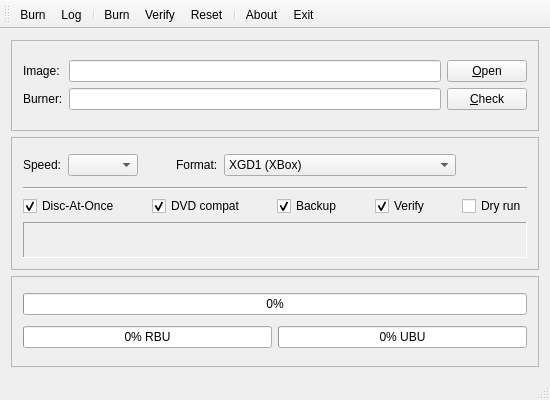
<?xml version="1.0" encoding="UTF-8"?>
<ui version="4.0">
 <class>XBoxBurner</class>
 <widget class="QMainWindow" name="XBoxBurner">
  <property name="geometry">
   <rect>
    <x>0</x>
    <y>0</y>
    <width>550</width>
    <height>400</height>
   </rect>
  </property>
  <property name="windowTitle">
   <string>XBoxBurner</string>
  </property>
  <property name="windowIcon">
   <iconset resource="../xboxburner.qrc">
    <normaloff>:/images/XBoxBurner.png</normaloff>:/images/XBoxBurner.png</iconset>
  </property>
  <widget class="QWidget" name="centralWidget">
   <layout class="QVBoxLayout" name="verticalLayout_6">
    <item>
     <widget class="QStackedWidget" name="stackedWidget">
      <property name="currentIndex">
       <number>0</number>
      </property>
      <widget class="QWidget" name="burn">
       <layout class="QVBoxLayout" name="verticalLayout_4">
        <property name="margin">
         <number>0</number>
        </property>
        <item>
         <widget class="QFrame" name="frame_1">
          <property name="frameShape">
           <enum>QFrame::StyledPanel</enum>
          </property>
          <property name="frameShadow">
           <enum>QFrame::Plain</enum>
          </property>
          <layout class="QVBoxLayout" name="verticalLayout_3">
           <item>
            <layout class="QGridLayout" name="gridLayout_2">
             <item row="0" column="0">
              <widget class="QLabel" name="label">
               <property name="text">
                <string>Image:</string>
               </property>
              </widget>
             </item>
             <item row="0" column="1">
              <widget class="QLineEdit" name="lineEdit_imagePath">
               <property name="toolTip">
                <string>Set the Xbox or XBox360 game image here.
You need to set the .iso file NOT the .dvd file! Layer break is set automatically!</string>
               </property>
              </widget>
             </item>
             <item row="0" column="2">
              <widget class="QPushButton" name="pushButton_openImagePath">
               <property name="toolTip">
                <string>Open a Xbox or XBox360 game image.
You need to open the .iso file NOT the .dvd file! Layer break is set automatically!</string>
               </property>
               <property name="text">
                <string>&amp;Open</string>
               </property>
               <property name="icon">
                <iconset resource="../xboxburner.qrc">
                 <normaloff>:/images/open.png</normaloff>:/images/open.png</iconset>
               </property>
               <property name="iconSize">
                <size>
                 <width>16</width>
                 <height>16</height>
                </size>
               </property>
              </widget>
             </item>
             <item row="1" column="0">
              <widget class="QLabel" name="label_2">
               <property name="text">
                <string>Burner:</string>
               </property>
              </widget>
             </item>
             <item row="1" column="1">
              <widget class="QLineEdit" name="lineEdit_burnerPath"/>
             </item>
             <item row="1" column="2">
              <widget class="QPushButton" name="pushButton_check">
               <property name="toolTip">
                <string>Checks DVDR infos and write speeds.</string>
               </property>
               <property name="text">
                <string>&amp;Check</string>
               </property>
               <property name="icon">
                <iconset resource="../xboxburner.qrc">
                 <normaloff>:/images/dvd_drive.png</normaloff>:/images/dvd_drive.png</iconset>
               </property>
               <property name="iconSize">
                <size>
                 <width>16</width>
                 <height>16</height>
                </size>
               </property>
              </widget>
             </item>
            </layout>
           </item>
          </layout>
         </widget>
        </item>
        <item>
         <widget class="QFrame" name="frame_2">
          <property name="frameShape">
           <enum>QFrame::StyledPanel</enum>
          </property>
          <property name="frameShadow">
           <enum>QFrame::Plain</enum>
          </property>
          <layout class="QVBoxLayout" name="verticalLayout_2">
           <item>
            <layout class="QHBoxLayout" name="horizontalLayout">
             <item>
              <widget class="QLabel" name="label_3">
               <property name="sizePolicy">
                <sizepolicy hsizetype="Maximum" vsizetype="Preferred">
                 <horstretch>0</horstretch>
                 <verstretch>0</verstretch>
                </sizepolicy>
               </property>
               <property name="text">
                <string>Speed:</string>
               </property>
              </widget>
             </item>
             <item>
              <widget class="QComboBox" name="comboBox_writeSpeed">
               <property name="minimumSize">
                <size>
                 <width>70</width>
                 <height>0</height>
                </size>
               </property>
               <property name="toolTip">
                <string>Select write speed for burning.
You need to click &quot;Check&quot; for checking DVDR infos and write speeds!</string>
               </property>
              </widget>
             </item>
             <item>
              <spacer name="horizontalSpacer_1">
               <property name="orientation">
                <enum>Qt::Horizontal</enum>
               </property>
               <property name="sizeType">
                <enum>QSizePolicy::Preferred</enum>
               </property>
               <property name="sizeHint" stdset="0">
                <size>
                 <width>40</width>
                 <height>20</height>
                </size>
               </property>
              </spacer>
             </item>
             <item>
              <widget class="QLabel" name="label_4">
               <property name="sizePolicy">
                <sizepolicy hsizetype="Maximum" vsizetype="Preferred">
                 <horstretch>0</horstretch>
                 <verstretch>0</verstretch>
                </sizepolicy>
               </property>
               <property name="text">
                <string>Format:</string>
               </property>
              </widget>
             </item>
             <item>
              <widget class="QComboBox" name="comboBox_dvdFormat">
               <property name="toolTip">
                <string>Sets the XBox game DVD format.

XGD1 (XBox): Single layer DVD for XBox one
XGD2 (XBox game for XBox360): Double layer DVD with XBox one game for XBox360
XGD2 (XBox360): Double layer DVD for XBox360
XGD3 (truncate method): Double layer DVD for XBox360, game image will trancated to fit on disc!
XGD3 (iXtreme Burner Max firmware): Double layer DVD for XBox360, with iXtreme Burner Max firmware on a Lite-On iHAS drive!
Special format (manual layer break): Enter manual layer break, this was not checked while burning!

Must be set for burning! For all XGD formats layer break is set automatically!</string>
               </property>
               <property name="currentIndex">
                <number>0</number>
               </property>
               <item>
                <property name="text">
                 <string>XGD1 (XBox)</string>
                </property>
                <property name="icon">
                 <iconset resource="../xboxburner.qrc">
                  <normaloff>:/images/xbox.png</normaloff>:/images/xbox.png</iconset>
                </property>
               </item>
               <item>
                <property name="text">
                 <string>XGD2 (XBox game for XBox360)</string>
                </property>
                <property name="icon">
                 <iconset resource="../xboxburner.qrc">
                  <normaloff>:/images/xbox.png</normaloff>:/images/xbox.png</iconset>
                </property>
               </item>
               <item>
                <property name="text">
                 <string>XGD2 (XBox360)</string>
                </property>
                <property name="icon">
                 <iconset resource="../xboxburner.qrc">
                  <normaloff>:/images/xbox360.png</normaloff>:/images/xbox360.png</iconset>
                </property>
               </item>
               <item>
                <property name="text">
                 <string>XGD3 (truncate method)</string>
                </property>
                <property name="icon">
                 <iconset resource="../xboxburner.qrc">
                  <normaloff>:/images/xbox360.png</normaloff>:/images/xbox360.png</iconset>
                </property>
               </item>
               <item>
                <property name="text">
                 <string>XGD3 (iXtreme Burner Max firmware)</string>
                </property>
                <property name="icon">
                 <iconset resource="../xboxburner.qrc">
                  <normaloff>:/images/xbox360.png</normaloff>:/images/xbox360.png</iconset>
                </property>
               </item>
               <item>
                <property name="text">
                 <string>Special format (manual layer break)</string>
                </property>
                <property name="icon">
                 <iconset resource="../xboxburner.qrc">
                  <normaloff>:/images/dvdr.png</normaloff>:/images/dvdr.png</iconset>
                </property>
               </item>
              </widget>
             </item>
             <item>
              <spacer name="horizontalSpacer_2">
               <property name="orientation">
                <enum>Qt::Horizontal</enum>
               </property>
               <property name="sizeType">
                <enum>QSizePolicy::Preferred</enum>
               </property>
               <property name="sizeHint" stdset="0">
                <size>
                 <width>40</width>
                 <height>20</height>
                </size>
               </property>
              </spacer>
             </item>
             <item>
              <widget class="QLabel" name="label_xbox">
               <property name="sizePolicy">
                <sizepolicy hsizetype="Maximum" vsizetype="Preferred">
                 <horstretch>0</horstretch>
                 <verstretch>0</verstretch>
                </sizepolicy>
               </property>
               <property name="minimumSize">
                <size>
                 <width>32</width>
                 <height>32</height>
                </size>
               </property>
               <property name="maximumSize">
                <size>
                 <width>32</width>
                 <height>32</height>
                </size>
               </property>
               <property name="text">
                <string/>
               </property>
               <property name="pixmap">
                <pixmap resource="../xboxburner.qrc">:/images/xbox.png</pixmap>
               </property>
              </widget>
             </item>
            </layout>
           </item>
           <item>
            <widget class="Line" name="line">
             <property name="orientation">
              <enum>Qt::Horizontal</enum>
             </property>
            </widget>
           </item>
           <item>
            <layout class="QHBoxLayout" name="horizontalLayout_5">
             <item>
              <widget class="QCheckBox" name="checkBox_dao">
               <property name="toolTip">
                <string>All data is written sequentially to the disc in one uninterrupted recording session.
This recording mode is deactivated in DVD format &quot;XGD3 (iXtreme Burner Max firmware)&quot;!</string>
               </property>
               <property name="text">
                <string>Disc-At-Once</string>
               </property>
               <property name="checked">
                <bool>true</bool>
               </property>
              </widget>
             </item>
             <item>
              <spacer name="horizontalSpacer">
               <property name="orientation">
                <enum>Qt::Horizontal</enum>
               </property>
               <property name="sizeType">
                <enum>QSizePolicy::Preferred</enum>
               </property>
               <property name="sizeHint" stdset="0">
                <size>
                 <width>40</width>
                 <height>20</height>
                </size>
               </property>
              </spacer>
             </item>
             <item>
              <widget class="QCheckBox" name="checkBox_dvdCompat">
               <property name="toolTip">
                <string>Provide maximum media compatibility with DVD-ROM.
This recording mode is deactivated in DVD format &quot;XGD3 (iXtreme Burner Max firmware)&quot;!</string>
               </property>
               <property name="text">
                <string>DVD compat</string>
               </property>
               <property name="checked">
                <bool>true</bool>
               </property>
              </widget>
             </item>
             <item>
              <spacer name="horizontalSpacer_3">
               <property name="orientation">
                <enum>Qt::Horizontal</enum>
               </property>
               <property name="sizeType">
                <enum>QSizePolicy::Preferred</enum>
               </property>
               <property name="sizeHint" stdset="0">
                <size>
                 <width>40</width>
                 <height>20</height>
                </size>
               </property>
              </spacer>
             </item>
             <item>
              <widget class="QCheckBox" name="checkBox_truncateBackup">
               <property name="toolTip">
                <string>Creates a backup of original game image.
This works with XGD3 truncate method only!</string>
               </property>
               <property name="text">
                <string>Backup</string>
               </property>
               <property name="checked">
                <bool>true</bool>
               </property>
              </widget>
             </item>
             <item>
              <spacer name="horizontalSpacer_4">
               <property name="orientation">
                <enum>Qt::Horizontal</enum>
               </property>
               <property name="sizeType">
                <enum>QSizePolicy::Preferred</enum>
               </property>
               <property name="sizeHint" stdset="0">
                <size>
                 <width>40</width>
                 <height>20</height>
                </size>
               </property>
              </spacer>
             </item>
             <item>
              <widget class="QCheckBox" name="checkBox_verify">
               <property name="toolTip">
                <string>Data from image and DVD will be compared.</string>
               </property>
               <property name="text">
                <string>Verify</string>
               </property>
               <property name="checked">
                <bool>true</bool>
               </property>
              </widget>
             </item>
             <item>
              <spacer name="horizontalSpacer_5">
               <property name="orientation">
                <enum>Qt::Horizontal</enum>
               </property>
               <property name="sizeType">
                <enum>QSizePolicy::Preferred</enum>
               </property>
               <property name="sizeHint" stdset="0">
                <size>
                 <width>40</width>
                 <height>20</height>
                </size>
               </property>
              </spacer>
             </item>
             <item>
              <widget class="QCheckBox" name="checkBox_dryRun">
               <property name="toolTip">
                <string>Performs all the steps till, but not including the first write operation.</string>
               </property>
               <property name="text">
                <string>Dry run</string>
               </property>
              </widget>
             </item>
            </layout>
           </item>
           <item>
            <widget class="QLabel" name="label_info">
             <property name="minimumSize">
              <size>
               <width>0</width>
               <height>36</height>
              </size>
             </property>
             <property name="frameShape">
              <enum>QFrame::Panel</enum>
             </property>
             <property name="frameShadow">
              <enum>QFrame::Sunken</enum>
             </property>
            </widget>
           </item>
          </layout>
         </widget>
        </item>
        <item>
         <widget class="QFrame" name="frame_3">
          <property name="frameShape">
           <enum>QFrame::StyledPanel</enum>
          </property>
          <property name="frameShadow">
           <enum>QFrame::Plain</enum>
          </property>
          <layout class="QVBoxLayout" name="verticalLayout">
           <item>
            <widget class="QProgressBar" name="progressBar_burn">
             <property name="value">
              <number>0</number>
             </property>
            </widget>
           </item>
           <item>
            <layout class="QHBoxLayout" name="horizontalLayout_3">
             <item>
              <widget class="QProgressBar" name="progressBar_rbu">
               <property name="toolTip">
                <string>Ring buffer</string>
               </property>
               <property name="value">
                <number>0</number>
               </property>
               <property name="format">
                <string>%p% RBU</string>
               </property>
              </widget>
             </item>
             <item>
              <widget class="QProgressBar" name="progressBar_ubu">
               <property name="toolTip">
                <string>Unit buffer</string>
               </property>
               <property name="value">
                <number>0</number>
               </property>
               <property name="format">
                <string>%p% UBU</string>
               </property>
              </widget>
             </item>
            </layout>
           </item>
          </layout>
         </widget>
        </item>
       </layout>
      </widget>
      <widget class="QWidget" name="log">
       <layout class="QVBoxLayout" name="verticalLayout_5">
        <property name="margin">
         <number>0</number>
        </property>
        <item>
         <widget class="QPlainTextEdit" name="plainTextEdit_log"/>
        </item>
        <item>
         <widget class="QFrame" name="frame_5">
          <property name="maximumSize">
           <size>
            <width>16777215</width>
            <height>50</height>
           </size>
          </property>
          <property name="frameShape">
           <enum>QFrame::StyledPanel</enum>
          </property>
          <property name="frameShadow">
           <enum>QFrame::Plain</enum>
          </property>
          <layout class="QHBoxLayout" name="horizontalLayout_2">
           <item>
            <widget class="QPushButton" name="pushButton_copy">
             <property name="text">
              <string>&amp;Copy</string>
             </property>
             <property name="icon">
              <iconset resource="../xboxburner.qrc">
               <normaloff>:/images/copy.png</normaloff>:/images/copy.png</iconset>
             </property>
             <property name="iconSize">
              <size>
               <width>16</width>
               <height>16</height>
              </size>
             </property>
            </widget>
           </item>
           <item>
            <widget class="QPushButton" name="pushButton_save">
             <property name="text">
              <string>&amp;Save</string>
             </property>
             <property name="icon">
              <iconset resource="../xboxburner.qrc">
               <normaloff>:/images/save.png</normaloff>:/images/save.png</iconset>
             </property>
             <property name="iconSize">
              <size>
               <width>16</width>
               <height>16</height>
              </size>
             </property>
            </widget>
           </item>
           <item>
            <widget class="QPushButton" name="pushButton_logReset">
             <property name="text">
              <string>&amp;Reset</string>
             </property>
             <property name="icon">
              <iconset resource="../xboxburner.qrc">
               <normaloff>:/images/reset.png</normaloff>:/images/reset.png</iconset>
             </property>
             <property name="iconSize">
              <size>
               <width>16</width>
               <height>16</height>
              </size>
             </property>
            </widget>
           </item>
          </layout>
         </widget>
        </item>
       </layout>
      </widget>
     </widget>
    </item>
   </layout>
  </widget>
  <widget class="QStatusBar" name="statusBar"/>
  <widget class="QToolBar" name="toolBar">
   <property name="windowTitle">
    <string>toolBar</string>
   </property>
   <property name="toolButtonStyle">
    <enum>Qt::ToolButtonTextBesideIcon</enum>
   </property>
   <attribute name="toolBarArea">
    <enum>TopToolBarArea</enum>
   </attribute>
   <attribute name="toolBarBreak">
    <bool>false</bool>
   </attribute>
   <addaction name="actionBurn"/>
   <addaction name="actionLog"/>
   <addaction name="separator"/>
   <addaction name="actionStartBurn"/>
   <addaction name="actionVerify"/>
   <addaction name="actionReset"/>
   <addaction name="separator"/>
   <addaction name="actionAbout"/>
   <addaction name="actionExit"/>
  </widget>
  <action name="actionBurn">
   <property name="icon">
    <iconset resource="../xboxburner.qrc">
     <normaloff>:/images/XBoxBurner.png</normaloff>:/images/XBoxBurner.png</iconset>
   </property>
   <property name="text">
    <string>Burn</string>
   </property>
   <property name="toolTip">
    <string>Switch to burn page (Ctrl+B)</string>
   </property>
  </action>
  <action name="actionLog">
   <property name="icon">
    <iconset resource="../xboxburner.qrc">
     <normaloff>:/images/log.png</normaloff>:/images/log.png</iconset>
   </property>
   <property name="text">
    <string>Log</string>
   </property>
   <property name="toolTip">
    <string>Switch to log page (Ctrl+L)</string>
   </property>
  </action>
  <action name="actionStartBurn">
   <property name="icon">
    <iconset resource="../xboxburner.qrc">
     <normaloff>:/images/burn.png</normaloff>:/images/burn.png</iconset>
   </property>
   <property name="text">
    <string>Burn</string>
   </property>
   <property name="toolTip">
    <string>Starts burn process (Ctrl+S)</string>
   </property>
  </action>
  <action name="actionVerify">
   <property name="icon">
    <iconset resource="../xboxburner.qrc">
     <normaloff>:/images/verify.png</normaloff>:/images/verify.png</iconset>
   </property>
   <property name="text">
    <string>Verify</string>
   </property>
   <property name="toolTip">
    <string>Verify burned disc (Ctrl+Y)</string>
   </property>
  </action>
  <action name="actionReset">
   <property name="icon">
    <iconset resource="../xboxburner.qrc">
     <normaloff>:/images/reset.png</normaloff>:/images/reset.png</iconset>
   </property>
   <property name="text">
    <string>Reset</string>
   </property>
   <property name="toolTip">
    <string>Resets all (Ctrl+R)</string>
   </property>
  </action>
  <action name="actionAbout">
   <property name="icon">
    <iconset resource="../xboxburner.qrc">
     <normaloff>:/images/about.png</normaloff>:/images/about.png</iconset>
   </property>
   <property name="text">
    <string>About</string>
   </property>
  </action>
  <action name="actionExit">
   <property name="icon">
    <iconset resource="../xboxburner.qrc">
     <normaloff>:/images/exit.png</normaloff>:/images/exit.png</iconset>
   </property>
   <property name="text">
    <string>Exit</string>
   </property>
   <property name="toolTip">
    <string>Exit (Ctrl+Q)</string>
   </property>
  </action>
 </widget>
 <layoutdefault spacing="6" margin="11"/>
 <tabstops>
  <tabstop>lineEdit_imagePath</tabstop>
  <tabstop>pushButton_openImagePath</tabstop>
  <tabstop>lineEdit_burnerPath</tabstop>
  <tabstop>pushButton_check</tabstop>
  <tabstop>comboBox_writeSpeed</tabstop>
  <tabstop>comboBox_dvdFormat</tabstop>
  <tabstop>checkBox_dao</tabstop>
  <tabstop>checkBox_dvdCompat</tabstop>
  <tabstop>checkBox_truncateBackup</tabstop>
  <tabstop>checkBox_verify</tabstop>
  <tabstop>checkBox_dryRun</tabstop>
  <tabstop>pushButton_copy</tabstop>
  <tabstop>pushButton_save</tabstop>
  <tabstop>pushButton_logReset</tabstop>
  <tabstop>plainTextEdit_log</tabstop>
 </tabstops>
 <resources>
  <include location="../xboxburner.qrc"/>
 </resources>
 <connections>
  <connection>
   <sender>actionStartBurn</sender>
   <signal>triggered()</signal>
   <receiver>XBoxBurner</receiver>
   <slot>startBurn_triggered()</slot>
   <hints>
    <hint type="sourcelabel">
     <x>-1</x>
     <y>-1</y>
    </hint>
    <hint type="destinationlabel">
     <x>274</x>
     <y>188</y>
    </hint>
   </hints>
  </connection>
  <connection>
   <sender>actionVerify</sender>
   <signal>triggered()</signal>
   <receiver>XBoxBurner</receiver>
   <slot>verify_triggered()</slot>
   <hints>
    <hint type="sourcelabel">
     <x>-1</x>
     <y>-1</y>
    </hint>
    <hint type="destinationlabel">
     <x>274</x>
     <y>188</y>
    </hint>
   </hints>
  </connection>
  <connection>
   <sender>actionReset</sender>
   <signal>triggered()</signal>
   <receiver>XBoxBurner</receiver>
   <slot>reset_triggered()</slot>
   <hints>
    <hint type="sourcelabel">
     <x>-1</x>
     <y>-1</y>
    </hint>
    <hint type="destinationlabel">
     <x>274</x>
     <y>188</y>
    </hint>
   </hints>
  </connection>
  <connection>
   <sender>actionAbout</sender>
   <signal>triggered()</signal>
   <receiver>XBoxBurner</receiver>
   <slot>about_triggered()</slot>
   <hints>
    <hint type="sourcelabel">
     <x>-1</x>
     <y>-1</y>
    </hint>
    <hint type="destinationlabel">
     <x>274</x>
     <y>188</y>
    </hint>
   </hints>
  </connection>
  <connection>
   <sender>actionExit</sender>
   <signal>triggered()</signal>
   <receiver>XBoxBurner</receiver>
   <slot>exit_triggered()</slot>
   <hints>
    <hint type="sourcelabel">
     <x>-1</x>
     <y>-1</y>
    </hint>
    <hint type="destinationlabel">
     <x>274</x>
     <y>188</y>
    </hint>
   </hints>
  </connection>
  <connection>
   <sender>actionBurn</sender>
   <signal>triggered()</signal>
   <receiver>XBoxBurner</receiver>
   <slot>burn_triggered()</slot>
   <hints>
    <hint type="sourcelabel">
     <x>-1</x>
     <y>-1</y>
    </hint>
    <hint type="destinationlabel">
     <x>274</x>
     <y>188</y>
    </hint>
   </hints>
  </connection>
  <connection>
   <sender>actionLog</sender>
   <signal>triggered()</signal>
   <receiver>XBoxBurner</receiver>
   <slot>log_triggered()</slot>
   <hints>
    <hint type="sourcelabel">
     <x>-1</x>
     <y>-1</y>
    </hint>
    <hint type="destinationlabel">
     <x>274</x>
     <y>188</y>
    </hint>
   </hints>
  </connection>
 </connections>
 <slots>
  <slot>startBurn_triggered()</slot>
  <slot>verify_triggered()</slot>
  <slot>reset_triggered()</slot>
  <slot>about_triggered()</slot>
  <slot>exit_triggered()</slot>
  <slot>burn_triggered()</slot>
  <slot>log_triggered()</slot>
 </slots>
</ui>
